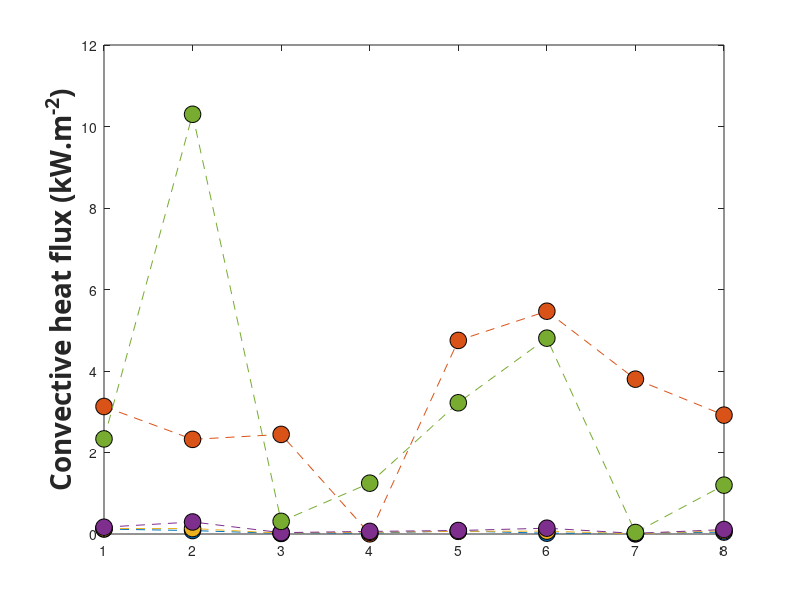

The MATLAB script that drew this image: (Note: this script raises an error after producing the figure.)
clear;
close all;
%AS3959 average Convective heat flux Forest FDI80 

Convective_heat_flux_BAL12p5 = [0.121496285	0.084701132	0.014175915	0.02228964	0.074427795	0.019636898	0.017227024	0.046406001];
Convective_heat_flux_BAL19 = [3.128881544	2.322135828	2.443961976	0.004424732	4.750391963	5.4668972	3.800031375	2.916789869];
Convective_heat_flux_BAL29 = [0.135207903	0.134436904	0.020181165	0.043125942	0.065218792	0.070847034	0.003552472	0.079947885];
Convective_heat_flux_BAL40 = [0.166304318	0.29561101	0.033415465	0.063804025	0.085722471	0.14259892	0.014028567	0.109809299];
Convective_heat_flux_FZ = [2.333724575	10.29990477	0.31002515	1.2473315	3.220397403	4.8057171	0.036509175	1.19860987];


plot([Convective_heat_flux_BAL12p5],'o--','MarkerSize',12,'MarkerEdgeColor','black','MarkerFaceColor',[0, 0.4470, 0.7410]);
hold on
plot([Convective_heat_flux_BAL19],'o--','MarkerSize',12,'MarkerEdgeColor','black','MarkerFaceColor',[0.8500, 0.3250, 0.0980]);
plot([Convective_heat_flux_BAL29],'o--','MarkerSize',12,'MarkerEdgeColor','black','MarkerFaceColor',[0.9290, 0.6940, 0.1250]);
plot([Convective_heat_flux_BAL40],'o--','MarkerSize',12,'MarkerEdgeColor','black','MarkerFaceColor',[0.4940, 0.1840, 0.5560]);
plot([Convective_heat_flux_FZ],'o--','MarkerSize',12,'MarkerEdgeColor','black','MarkerFaceColor',[0.4660, 0.6740, 0.1880]);



ylabel('Convective heat flux (kW.m^{-2})','FontWeight','bold','FontSize',20,...
    'FontName','Calibri');





ax = gca;
ax.XTickLabels = {'Roof','Gutter','Sub-floor','Door','Deck','Window','Back wall','Front wall'};
grid on;


box on
xtickangle(45)
xlabel('Location','FontWeight','bold','FontSize',20,...
    'FontName','Calibri');

set(gca,'fontsize',18);

legend('BAL 12.5','BAL 19','BAL 29','BAL 40','BAL FZ')
